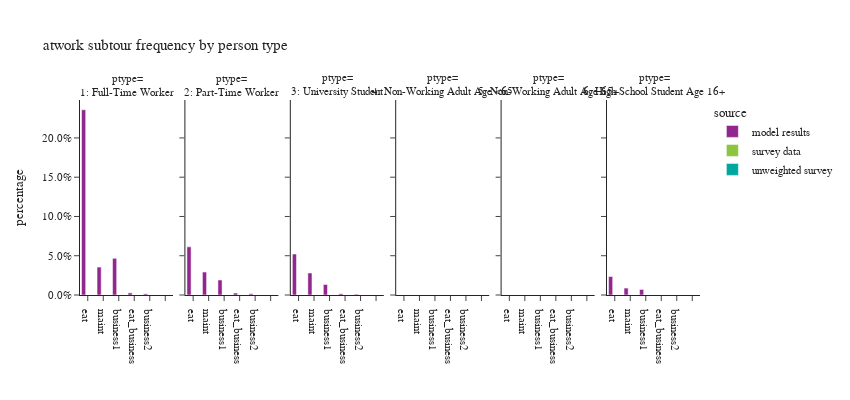

This figure's notebook cell:
### Code cell
plot_atwork_subtour(work_tour,'ptype_label',"person type","ptype")

### Figure 1 — Plotly figure (JSON) as saved in the notebook; plotly's stock layout.template omitted (floating-point values rounded to 4 significant figures)
{"data": [{"alignmentgroup": "True", "hovertemplate": "source=model results<br>ptype_label=1: Full-Time Worker<br>atwork_subtour_frequency=%{x}<br>percentage=%{y}<extra></extra>", "legendgroup": "model results", "marker": {"color": "#91268F", "pattern": {"shape": ""}}, "name": "model results", "offsetgroup": "model results", "orientation": "v", "showlegend": true, "textposition": "auto", "type": "bar", "x": ["eat", "business1", "maint", "business2", "eat_business", ""], "xaxis": "x", "y": [0.2359, 0.04668, 0.03555, 0.001489, 0.002693, 0.0], "yaxis": "y"}, {"alignmentgroup": "True", "hovertemplate": "source=model results<br>ptype_label=2: Part-Time Worker<br>atwork_subtour_frequency=%{x}<br>percentage=%{y}<extra></extra>", "legendgroup": "model results", "marker": {"color": "#91268F", "pattern": {"shape": ""}}, "name": "model results", "offsetgroup": "model results", "orientation": "v", "showlegend": false, "textposition": "auto", "type": "bar", "x": ["eat", "business1", "maint", "business2", "eat_business", ""], "xaxis": "x2", "y": [0.06134, 0.01907, 0.02918, 0.001534, 0.002482, 0.0], "yaxis": "y2"}, {"alignmentgroup": "True", "hovertemplate": "source=model results<br>ptype_label=3: University Student<br>atwork_subtour_frequency=%{x}<br>percentage=%{y}<extra></extra>", "legendgroup": "model results", "marker": {"color": "#91268F", "pattern": {"shape": ""}}, "name": "model results", "offsetgroup": "model results", "orientation": "v", "showlegend": false, "textposition": "auto", "type": "bar", "x": ["eat", "business1", "maint", "business2", "eat_business", ""], "xaxis": "x3", "y": [0.05216, 0.01343, 0.02801, 0.0009061, 0.001615, 0.0], "yaxis": "y3"}, {"alignmentgroup": "True", "hovertemplate": "source=model results<br>ptype_label=4: Non-Working Adult Age <65<br>atwork_subtour_frequency=%{x}<br>percentage=%{y}<extra></extra>", "legendgroup": "model results", "marker": {"color": "#91268F", "pattern": {"shape": ""}}, "name": "model results", "offsetgroup": "model results", "orientation": "v", "showlegend": false, "textposition": "auto", "type": "bar", "x": ["eat", "business1", "maint", "business2", "eat_business", ""], "xaxis": "x4", "y": [NaN, NaN, NaN, NaN, NaN, NaN], "yaxis": "y4"}, {"alignmentgroup": "True", "hovertemplate": "source=model results<br>ptype_label=5: Non-Working Adult Age 65+<br>atwork_subtour_frequency=%{x}<br>percentage=%{y}<extra></extra>", "legendgroup": "model results", "marker": {"color": "#91268F", "pattern": {"shape": ""}}, "name": "model results", "offsetgroup": "model results", "orientation": "v", "showlegend": false, "textposition": "auto", "type": "bar", "x": ["eat", "business1", "maint", "business2", "eat_business", ""], "xaxis": "x5", "y": [NaN, NaN, NaN, NaN, NaN, NaN], "yaxis": "y5"}, {"alignmentgroup": "True", "hovertemplate": "source=model results<br>ptype_label=6: High School Student Age 16+<br>atwork_subtour_frequency=%{x}<br>percentage=%{y}<extra></extra>", "legendgroup": "model results", "marker": {"color": "#91268F", "pattern": {"shape": ""}}, "name": "model results", "offsetgroup": "model results", "orientation": "v", "showlegend": false, "textposition": "auto", "type": "bar", "x": ["eat", "business1", "maint", "business2", "eat_business", ""], "xaxis": "x6", "y": [0.02349, 0.007046, 0.008808, 0.0, 0.0, 0.0], "yaxis": "y6"}, {"alignmentgroup": "True", "hovertemplate": "source=survey data<br>ptype_label=1: Full-Time Worker<br>atwork_subtour_frequency=%{x}<br>percentage=%{y}<extra></extra>", "legendgroup": "survey data", "marker": {"color": "#8CC63E", "pattern": {"shape": ""}}, "name": "survey data", "offsetgroup": "survey data", "orientation": "v", "showlegend": true, "textposition": "auto", "type": "bar", "x": ["eat", "business1", "maint", "business2", "eat_business", ""], "xaxis": "x", "y": [NaN, NaN, NaN, NaN, NaN, NaN], "yaxis": "y"}, {"alignmentgroup": "True", "hovertemplate": "source=survey data<br>ptype_label=2: Part-Time Worker<br>atwork_subtour_frequency=%{x}<br>percentage=%{y}<extra></extra>", "legendgroup": "survey data", "marker": {"color": "#8CC63E", "pattern": {"shape": ""}}, "name": "survey data", "offsetgroup": "survey data", "orientation": "v", "showlegend": false, "textposition": "auto", "type": "bar", "x": ["eat", "business1", "maint", "business2", "eat_business", ""], "xaxis": "x2", "y": [NaN, NaN, NaN, NaN, NaN, NaN], "yaxis": "y2"}, {"alignmentgroup": "True", "hovertemplate": "source=survey data<br>ptype_label=3: University Student<br>atwork_subtour_frequency=%{x}<br>percentage=%{y}<extra></extra>", "legendgroup": "survey data", "marker": {"color": "#8CC63E", "pattern": {"shape": ""}}, "name": "survey data", "offsetgroup": "survey data", "orientation": "v", "showlegend": false, "textposition": "auto", "type": "bar", "x": ["eat", "business1", "maint", "business2", "eat_business", ""], "xaxis": "x3", "y": [NaN, NaN, NaN, NaN, NaN, NaN], "yaxis": "y3"}, {"alignmentgroup": "True", "hovertemplate": "source=survey data<br>ptype_label=4: Non-Working Adult Age <65<br>atwork_subtour_frequency=%{x}<br>percentage=%{y}<extra></extra>", "legendgroup": "survey data", "marker": {"color": "#8CC63E", "pattern": {"shape": ""}}, "name": "survey data", "offsetgroup": "survey data", "orientation": "v", "showlegend": false, "textposition": "auto", "type": "bar", "x": ["eat", "business1", "maint", "business2", "eat_business", ""], "xaxis": "x4", "y": [NaN, NaN, NaN, NaN, NaN, NaN], "yaxis": "y4"}, {"alignmentgroup": "True", "hovertemplate": "source=survey data<br>ptype_label=5: Non-Working Adult Age 65+<br>atwork_subtour_frequency=%{x}<br>percentage=%{y}<extra></extra>", "legendgroup": "survey data", "marker": {"color": "#8CC63E", "pattern": {"shape": ""}}, "name": "survey data", "offsetgroup": "survey data", "orientation": "v", "showlegend": false, "textposition": "auto", "type": "bar", "x": ["eat", "business1", "maint", "business2", "eat_business", ""], "xaxis": "x5", "y": [NaN, NaN, NaN, NaN, NaN, NaN], "yaxis": "y5"}, {"alignmentgroup": "True", "hovertemplate": "source=survey data<br>ptype_label=6: High School Student Age 16+<br>atwork_subtour_frequency=%{x}<br>percentage=%{y}<extra></extra>", "legendgroup": "survey data", "marker": {"color": "#8CC63E", "pattern": {"shape": ""}}, "name": "survey data", "offsetgroup": "survey data", "orientation": "v", "showlegend": false, "textposition": "auto", "type": "bar", "x": ["eat", "business1", "maint", "business2", "eat_business", ""], "xaxis": "x6", "y": [NaN, NaN, NaN, NaN, NaN, NaN], "yaxis": "y6"}, {"alignmentgroup": "True", "hovertemplate": "source=unweighted survey<br>ptype_label=1: Full-Time Worker<br>atwork_subtour_frequency=%{x}<br>percentage=%{y}<extra></extra>", "legendgroup": "unweighted survey", "marker": {"color": "#00A7A0", "pattern": {"shape": ""}}, "name": "unweighted survey", "offsetgroup": "unweighted survey", "orientation": "v", "showlegend": true, "textposition": "auto", "type": "bar", "x": ["eat", "business1", "maint", "business2", "eat_business", ""], "xaxis": "x", "y": [NaN, NaN, NaN, NaN, NaN, NaN], "yaxis": "y"}, {"alignmentgroup": "True", "hovertemplate": "source=unweighted survey<br>ptype_label=2: Part-Time Worker<br>atwork_subtour_frequency=%{x}<br>percentage=%{y}<extra></extra>", "legendgroup": "unweighted survey", "marker": {"color": "#00A7A0", "pattern": {"shape": ""}}, "name": "unweighted survey", "offsetgroup": "unweighted survey", "orientation": "v", "showlegend": false, "textposition": "auto", "type": "bar", "x": ["eat", "business1", "maint", "business2", "eat_business", ""], "xaxis": "x2", "y": [NaN, NaN, NaN, NaN, NaN, NaN], "yaxis": "y2"}, {"alignmentgroup": "True", "hovertemplate": "source=unweighted survey<br>ptype_label=3: University Student<br>atwork_subtour_frequency=%{x}<br>percentage=%{y}<extra></extra>", "legendgroup": "unweighted survey", "marker": {"color": "#00A7A0", "pattern": {"shape": ""}}, "name": "unweighted survey", "offsetgroup": "unweighted survey", "orientation": "v", "showlegend": false, "textposition": "auto", "type": "bar", "x": ["eat", "business1", "maint", "business2", "eat_business", ""], "xaxis": "x3", "y": [NaN, NaN, NaN, NaN, NaN, NaN], "yaxis": "y3"}, {"alignmentgroup": "True", "hovertemplate": "source=unweighted survey<br>ptype_label=4: Non-Working Adult Age <65<br>atwork_subtour_frequency=%{x}<br>percentage=%{y}<extra></extra>", "legendgroup": "unweighted survey", "marker": {"color": "#00A7A0", "pattern": {"shape": ""}}, "name": "unweighted survey", "offsetgroup": "unweighted survey", "orientation": "v", "showlegend": false, "textposition": "auto", "type": "bar", "x": ["eat", "business1", "maint", "business2", "eat_business", ""], "xaxis": "x4", "y": [NaN, NaN, NaN, NaN, NaN, NaN], "yaxis": "y4"}, {"alignmentgroup": "True", "hovertemplate": "source=unweighted survey<br>ptype_label=5: Non-Working Adult Age 65+<br>atwork_subtour_frequency=%{x}<br>percentage=%{y}<extra></extra>", "legendgroup": "unweighted survey", "marker": {"color": "#00A7A0", "pattern": {"shape": ""}}, "name": "unweighted survey", "offsetgroup": "unweighted survey", "orientation": "v", "showlegend": false, "textposition": "auto", "type": "bar", "x": ["eat", "business1", "maint", "business2", "eat_business", ""], "xaxis": "x5", "y": [NaN, NaN, NaN, NaN, NaN, NaN], "yaxis": "y5"}, {"alignmentgroup": "True", "hovertemplate": "source=unweighted survey<br>ptype_label=6: High School Student Age 16+<br>atwork_subtour_frequency=%{x}<br>percentage=%{y}<extra></extra>", "legendgroup": "unweighted survey", "marker": {"color": "#00A7A0", "pattern": {"shape": ""}}, "name": "unweighted survey", "offsetgroup": "unweighted survey", "orientation": "v", "showlegend": false, "textposition": "auto", "type": "bar", "x": ["eat", "business1", "maint", "business2", "eat_business", ""], "xaxis": "x6", "y": [NaN, NaN, NaN, NaN, NaN, NaN], "yaxis": "y6"}], "layout": {"annotations": [{"font": {}, "showarrow": false, "text": "ptype=<br>1: Full-Time Worker", "x": 0.075, "xanchor": "center", "xref": "paper", "y": 1.0, "yanchor": "bottom", "yref": "paper"}, {"font": {}, "showarrow": false, "text": "ptype=<br>2: Part-Time Worker", "x": 0.245, "xanchor": "center", "xref": "paper", "y": 1.0, "yanchor": "bottom", "yref": "paper"}, {"font": {}, "showarrow": false, "text": "ptype=<br>3: University Student", "x": 0.415, "xanchor": "center", "xref": "paper", "y": 1.0, "yanchor": "bottom", "yref": "paper"}, {"font": {}, "showarrow": false, "text": "ptype=<br>4: Non-Working Adult Age <65", "x": 0.585, "xanchor": "center", "xref": "paper", "y": 1.0, "yanchor": "bottom", "yref": "paper"}, {"font": {}, "showarrow": false, "text": "ptype=<br>5: Non-Working Adult Age 65+", "x": 0.755, "xanchor": "center", "xref": "paper", "y": 1.0, "yanchor": "bottom", "yref": "paper"}, {"font": {}, "showarrow": false, "text": "ptype=<br>6: High School Student Age 16+", "x": 0.925, "xanchor": "center", "xref": "paper", "y": 1.0, "yanchor": "bottom", "yref": "paper"}], "barmode": "group", "height": 400, "legend": {"title": {"text": "source"}, "tracegroupgap": 0}, "title": {"text": "atwork subtour frequency by person type"}, "width": 850, "xaxis": {"anchor": "y", "categoryarray": ["eat", "maint", "business1", "eat_business", "business2"], "categoryorder": "array", "domain": [0.0, 0.15], "title": {"text": ""}}, "xaxis2": {"anchor": "y2", "categoryarray": ["eat", "maint", "business1", "eat_business", "business2"], "categoryorder": "array", "domain": [0.17, 0.32], "matches": "x", "title": {"text": ""}}, "xaxis3": {"anchor": "y3", "categoryarray": ["eat", "maint", "business1", "eat_business", "business2"], "categoryorder": "array", "domain": [0.34, 0.49], "matches": "x", "title": {"text": ""}}, "xaxis4": {"anchor": "y4", "categoryarray": ["eat", "maint", "business1", "eat_business", "business2"], "categoryorder": "array", "domain": [0.51, 0.66], "matches": "x", "title": {"text": ""}}, "xaxis5": {"anchor": "y5", "categoryarray": ["eat", "maint", "business1", "eat_business", "business2"], "categoryorder": "array", "domain": [0.68, 0.83], "matches": "x", "title": {"text": ""}}, "xaxis6": {"anchor": "y6", "categoryarray": ["eat", "maint", "business1", "eat_business", "business2"], "categoryorder": "array", "domain": [0.85, 1.0], "matches": "x", "title": {"text": ""}}, "yaxis": {"anchor": "x", "domain": [0.0, 1.0], "tickformat": ".1%", "title": {"text": "percentage"}}, "yaxis2": {"anchor": "x2", "domain": [0.0, 1.0], "matches": "y", "showticklabels": false}, "yaxis3": {"anchor": "x3", "domain": [0.0, 1.0], "matches": "y", "showticklabels": false}, "yaxis4": {"anchor": "x4", "domain": [0.0, 1.0], "matches": "y", "showticklabels": false}, "yaxis5": {"anchor": "x5", "domain": [0.0, 1.0], "matches": "y", "showticklabels": false}, "yaxis6": {"anchor": "x6", "domain": [0.0, 1.0], "matches": "y", "showticklabels": false}}}
